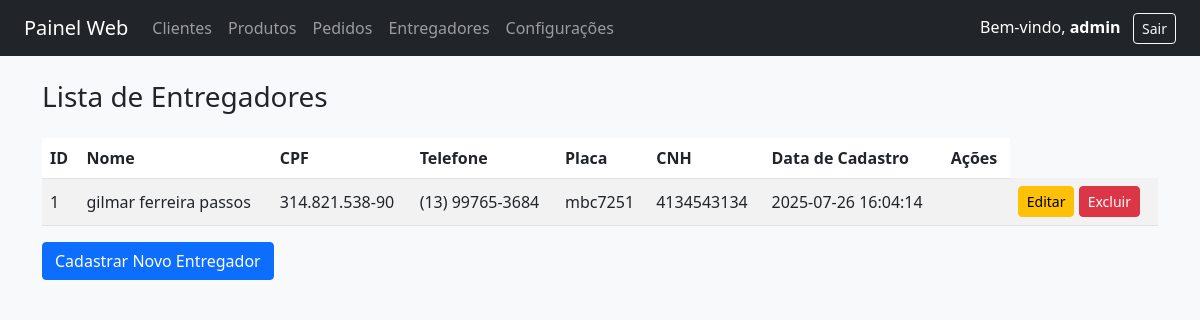
The page /entregadores/listar (signed in) on the database its author committed.
### tables this page shows
CREATE TABLE entregadores (
            id INTEGER PRIMARY KEY AUTOINCREMENT,
            nome TEXT NOT NULL,
            cpf TEXT NOT NULL,
            rg TEXT,
            telefone TEXT,
            placa TEXT,
            cnh TEXT,
            obs TEXT,
            foto TEXT
        , data_cadastro TEXT DEFAULT (strftime('%Y-%m-%d %H:%M:%S', 'now')));

### routes/entregadores.py (the view)
@bp_entregadores.route("/entregadores/listar", methods=["GET"])
def listar_entregadores():
    if "usuario" not in session:
        return redirect("/login")
    con = get_conexao()
    cur = con.cursor()
    cur.execute("SELECT * FROM entregadores ORDER BY data_cadastro DESC")
    entregadores = cur.fetchall()  # Agora isso vai retornar uma lista de objetos Row
    con.close()
    return render_template("entregadores/listar_entregadores.html", entregadores=entregadores)

### routes/entregadores.py (called while the page is built)
def get_conexao():
    conn = sqlite3.connect(DB)
    conn.row_factory = sqlite3.Row  # Permite acessar as colunas como atributos (e.g., row.id)
    return conn

### templates/entregadores/listar_entregadores.html (shortened to what this page needs)
{% extends "base.html" %}
{% block conteudo %}
<h3 class="mb-4">Lista de Entregadores</h3>
<table class="table table-striped">
  <thead>
    <tr>
      <th scope="col">ID</th>
      <th scope="col">Nome</th>
      <th scope="col">CPF</th>
      <th scope="col">Telefone</th>
      <th scope="col">Placa</th>
      <th scope="col">CNH</th>
      <th scope="col">Data de Cadastro</th>
      <th scope="col">Ações</th>
    </tr>
  </thead>
  <tbody>
    {% for entregador in entregadores %}
    <tr>
      <td>{{ entregador.id }}</td>
      <td>{{ entregador.nome }}</td>
      <td>{{ entregador.cpf }}</td>
      <td>{{ entregador.telefone }}</td>
      <td>{{ entregador.placa }}</td>
      <td>{{ entregador.cnh }}</td>
      <td>{{ entregador.data_cadastro }}</td>
      <td>
        <td>
    <a href="{{ url_for('entregadores.editar_entregador', id=entregador.id) }}" class="btn btn-warning btn-sm">Editar</a>
    <a href="{{ url_for('entregadores.excluir_entregador', id=entregador.id) }}" class="btn btn-danger btn-sm">Excluir</a>
</td>
      </td>
    </tr>
    {% else %}
    <tr>
      <td colspan="8" class="text-center">Nenhum entregador cadastrado.</td>
    </tr>
    {% endfor %}
  </tbody>
</table>
<a href="{{ url_for('entregadores.cadastrar_entregador') }}" class="btn btn-primary">Cadastrar Novo Entregador</a>
{% endblock %}

### static/style.css (style rules this page uses)
body { font-family: 'Segoe UI', sans-serif; }
.table th, .table td { vertical-align: middle; }
.btn { border-radius: 4px; }

### rows shown on the page
entregadores: id "1", nome "gilmar ferreira passos", cpf "314.821.538-90", telefone "(13) 99765-3684", placa "mbc7251", cnh "4134543134", data_cadastro "2025-07-26 16:04:14"

### other values the page prints
{{ session.get('usuario_nome', 'Usuário') }} "admin"
